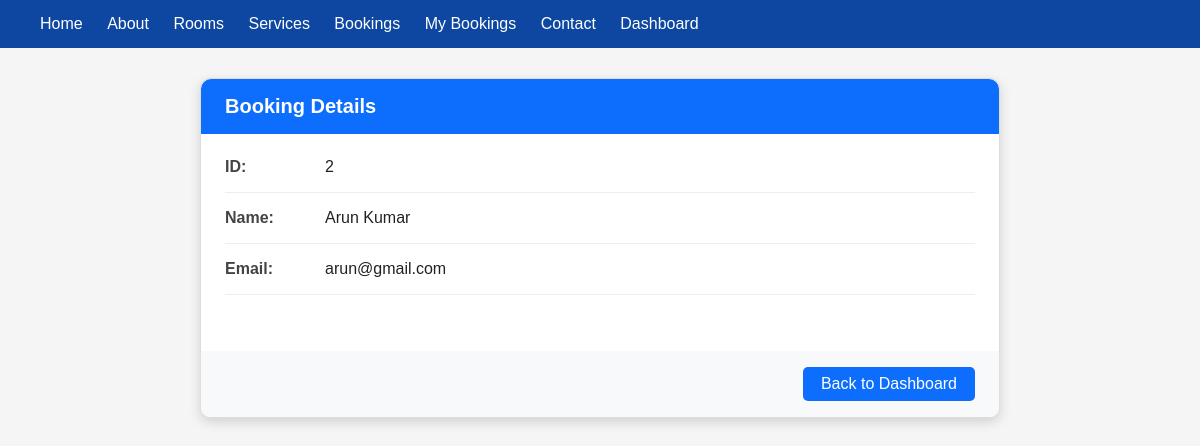
Screenshot of /single-Booking/2 with the database file from the repository.
### app/models.py (models this page shows, shortened)
class Booking(models.Model):
    name = models.CharField(max_length=100)
    phone = models.CharField(max_length=15)
    email = models.EmailField()
    address = models.TextField()
    image=models.ImageField(upload_to='idproofs/',null=True,blank=True)
    members = models.IntegerField()
    days = models.IntegerField()
    ROOM_CHOICES = (
        ('Single Room', 'Single Room'),
        ('Deluxe Room', 'Deluxe Room'),
        ('Suite Room', 'Suite Room'),
    )
    room_type = models.CharField(max_length=50, choices=ROOM_CHOICES)
    GENDER_CHOICES = (
        ('Male', 'Male'),
        ('Female', 'Female'),
    )
    gender = models.CharField(max_length=10, choices=GENDER_CHOICES)
    PAYMENT_CHOICES = (
        ('Cash', 'Cash'),
        ('Card', 'Card'),
        ('UPI', 'UPI'),
    )
    payment_method = models.CharField(max_length=20, choices=PAYMENT_CHOICES)
    id_proof = models.FileField(upload_to='idproofs/')
    created_at = models.DateTimeField(auto_now_add=True)

### app/views.py (the view)
# urls.py: path('single-Booking/<int:id>', views.single_booking, name='single_Booking'),
def single_booking(request,id):
    profile=Booking.objects.get(id=id)
    return render(request,'single_booking.html',{'profile':profile})

### Template/single_booking.html (shortened to what this page needs)
<!DOCTYPE html>
<html lang="en">
{% extends 'base.html' %}
{% load static %}
{% block content %}
<head>
</head>
<body>
<div class="page-container">
    <div class="detail-card">
        <div class="card-header">
            <h2>Booking Details</h2>
        </div>
        <div class="card-content">
            <div class="info-group">
                <label>ID:</label>
                <p>{{ profile.id }}</p>
            </div>
            <div class="info-group">
                <label>Name:</label>
                <p>{{ profile.name }}</p>
            </div>
            <div class="info-group">
                <label>Email:</label>
                <p>{{ profile.email }}</p>
            </div>
            <div class="info-group">
            </div>
        </div>
        <div class="card-actions">
            <a href="{% url 'dashboard' %}" class="btn">Back to Dashboard</a>
        </div>
    </div>
</div>
{% endblock %}

### static/css/style.css (style rules this page uses)
body { margin: 0; font-family: Arial; background-color: #f5f5f5; }

### Template/single_booking.html (style rules this page uses)
.page-container { padding: 30px 15px; max-width: 800px; margin: 0 auto; }
.detail-card { background: white; border-radius: 10px; box-shadow: 0 4px 12px rgba(0,0,0,0.15); border: 1px solid #ddd; }
.card-header { background: #0d6efd; color: white; padding: 16px 24px; border-radius: 10px 10px 0 0; }
.card-header h2 { margin: 0; font-size: 20px; }
.card-content { padding: 24px; }
.info-group { display: flex; margin-bottom: 16px; padding-bottom: 16px; border-bottom: 1px solid #eee; }
.info-group:last-child { border-bottom: none; margin-bottom: 0; }
.info-group label { width: 100px; font-weight: 600; color: #444; }
.info-group p { margin: 0; color: #222; }
.card-actions { background: #f8f9fa; padding: 16px 24px; text-align: right; border-radius: 0 0 10px 10px; }
.btn { background: #0d6efd; color: white; padding: 8px 18px; border-radius: 5px; text-decoration: none; display: inline-block; }

### rows the page displays
Booking: id "2", name "Arun Kumar", email "arun@gmail.com"
